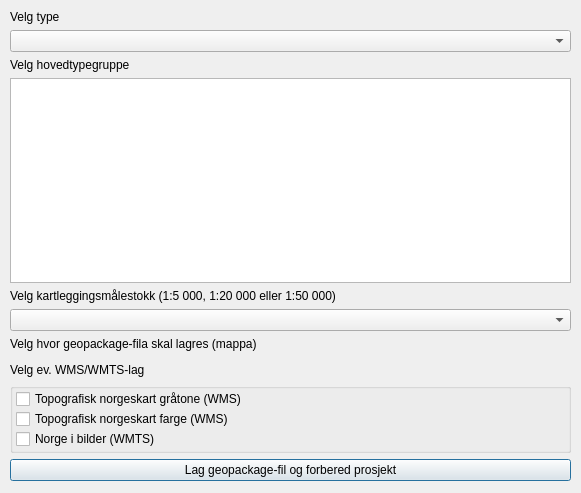
<?xml version="1.0" encoding="UTF-8"?>
<ui version="4.0">
 <class>NinMapperDialogBase</class>
 <widget class="QDialog" name="NinMapperDialogBase">
  <property name="geometry">
   <rect>
    <x>0</x>
    <y>0</y>
    <width>581</width>
    <height>493</height>
   </rect>
  </property>
  <property name="windowTitle">
   <string>&quot;Natur i Norge&quot;-kartlegging</string>
  </property>
  <widget class="QWidget" name="dialogWidgetContents">
   <property name="geometry">
    <rect>
     <x>10</x>
     <y>10</y>
     <width>561</width>
     <height>471</height>
    </rect>
   </property>
   <layout class="QGridLayout" name="gridLayout">
    <item row="7" column="0">
     <widget class="QgsFileWidget" name="gpkgFilePicker">
      <property name="acceptDrops">
       <bool>false</bool>
      </property>
      <property name="useLink">
       <bool>false</bool>
      </property>
      <property name="fullUrl">
       <bool>false</bool>
      </property>
      <property name="dialogTitle">
       <string>Select geopackage save location...</string>
      </property>
      <property name="filter">
       <string>GPKG (*.gpkg)</string>
      </property>
      <property name="storageMode">
       <enum>QgsFileWidget::SaveFile</enum>
      </property>
      <property name="options">
       <set>QFileDialog::ReadOnly</set>
      </property>
     </widget>
    </item>
    <item row="12" column="0">
     <widget class="QPushButton" name="changeProjectSettingsButton">
      <property name="text">
       <string>Lag geopackage-fil og forbered prosjekt</string>
      </property>
     </widget>
    </item>
    <item row="8" column="0">
     <widget class="QLabel" name="label">
      <property name="text">
       <string>Velg ev. WMS/WMTS-lag</string>
      </property>
     </widget>
    </item>
    <item row="4" column="0">
     <widget class="QLabel" name="LabSelectMappingScale">
      <property name="text">
       <string>Velg kartleggingsmålestokk (1:5 000, 1:20 000 eller 1:50 000)</string>
      </property>
     </widget>
    </item>
    <item row="5" column="0">
     <widget class="QComboBox" name="SelectMappingScale"/>
    </item>
    <item row="3" column="0">
     <widget class="QListWidget" name="SelectHovedtypegrupper">
      <property name="resizeMode">
       <enum>QListView::Adjust</enum>
      </property>
     </widget>
    </item>
    <item row="1" column="0">
     <widget class="QComboBox" name="SelectType"/>
    </item>
    <item row="2" column="0">
     <widget class="QLabel" name="LabSelectHovedtypegruppe">
      <property name="text">
       <string>Velg hovedtypegruppe</string>
      </property>
     </widget>
    </item>
    <item row="0" column="0">
     <widget class="QLabel" name="LabSelectType">
      <property name="text">
       <string>Velg type</string>
      </property>
     </widget>
    </item>
    <item row="11" column="0">
     <widget class="QGroupBox" name="groupBoxWMS">
      <property name="enabled">
       <bool>true</bool>
      </property>
      <property name="minimumSize">
       <size>
        <width>0</width>
        <height>70</height>
       </size>
      </property>
      <property name="title">
       <string/>
      </property>
      <widget class="QCheckBox" name="checkBoxNorgeTopo">
       <property name="geometry">
        <rect>
         <x>6</x>
         <y>26</y>
         <width>661</width>
         <height>20</height>
        </rect>
       </property>
       <property name="text">
        <string>Topografisk norgeskart farge (WMS)</string>
       </property>
       <property name="checked">
        <bool>false</bool>
       </property>
      </widget>
      <widget class="QCheckBox" name="checkBoxNorgeTopoGraa">
       <property name="geometry">
        <rect>
         <x>6</x>
         <y>6</y>
         <width>661</width>
         <height>20</height>
        </rect>
       </property>
       <property name="minimumSize">
        <size>
         <width>0</width>
         <height>0</height>
        </size>
       </property>
       <property name="text">
        <string>Topografisk norgeskart gråtone (WMS)</string>
       </property>
       <property name="checked">
        <bool>false</bool>
       </property>
      </widget>
      <widget class="QCheckBox" name="checkBoxNiB">
       <property name="geometry">
        <rect>
         <x>6</x>
         <y>46</y>
         <width>661</width>
         <height>20</height>
        </rect>
       </property>
       <property name="text">
        <string>Norge i bilder (WMTS)</string>
       </property>
      </widget>
     </widget>
    </item>
    <item row="6" column="0">
     <widget class="QLabel" name="LabSelectFileLocation">
      <property name="text">
       <string>Velg hvor geopackage-fila skal lagres (mappa)</string>
      </property>
     </widget>
    </item>
   </layout>
  </widget>
 </widget>
 <customwidgets>
  <customwidget>
   <class>QgsFileWidget</class>
   <extends>QWidget</extends>
   <header>qgsfilewidget.h</header>
  </customwidget>
 </customwidgets>
 <resources/>
 <connections/>
</ui>
